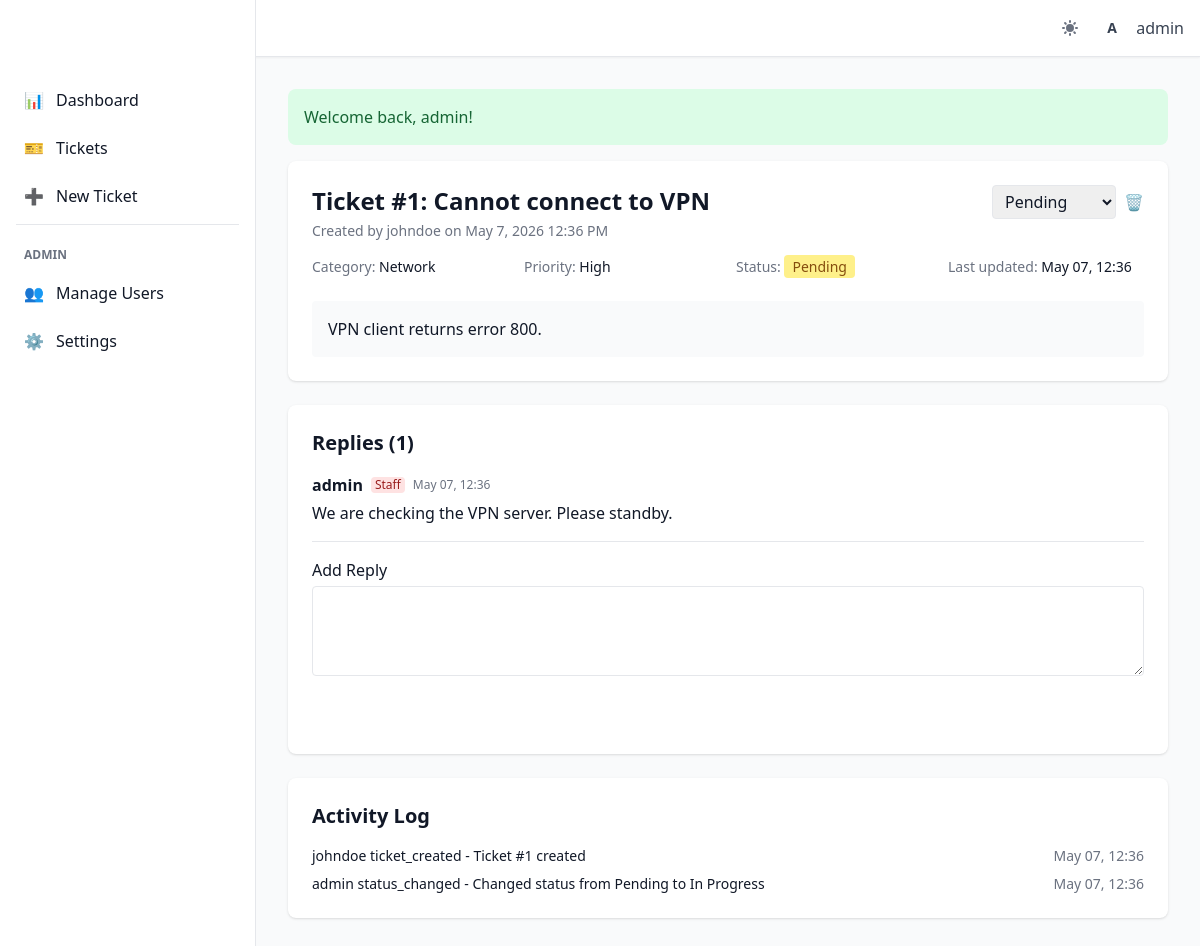
The app's page /ticket-details.php?id=1 (signed in) with its own data.
### tables this page shows
CREATE TABLE users (
    id INT AUTO_INCREMENT PRIMARY KEY,
    username VARCHAR(50) NOT NULL UNIQUE,
    email VARCHAR(100) NOT NULL UNIQUE,
    password VARCHAR(255) NOT NULL,           
    role ENUM('user','admin') NOT NULL DEFAULT 'user',
    created_at TIMESTAMP DEFAULT CURRENT_TIMESTAMP
);

CREATE TABLE tickets (
    id INT AUTO_INCREMENT PRIMARY KEY,
    user_id INT NOT NULL,
    category ENUM('Network','Printer','Hardware','Software','Power','Account Access','Other') NOT NULL,
    priority ENUM('Low','Medium','High','Critical') NOT NULL DEFAULT 'Medium',
    subject VARCHAR(255) NOT NULL,
    description TEXT NOT NULL,
    attachment VARCHAR(255) DEFAULT NULL,     
    status ENUM('Pending','In Progress','Resolved','Closed') NOT NULL DEFAULT 'Pending',
    created_at TIMESTAMP DEFAULT CURRENT_TIMESTAMP,
    updated_at TIMESTAMP DEFAULT CURRENT_TIMESTAMP ON UPDATE CURRENT_TIMESTAMP,
    FOREIGN KEY (user_id) REFERENCES users(id) ON DELETE CASCADE
);

CREATE TABLE ticket_replies (
    id INT AUTO_INCREMENT PRIMARY KEY,
    ticket_id INT NOT NULL,
    user_id INT NOT NULL,
    message TEXT NOT NULL,
    is_admin TINYINT(1) NOT NULL DEFAULT 0,   
    created_at TIMESTAMP DEFAULT CURRENT_TIMESTAMP,
    FOREIGN KEY (ticket_id) REFERENCES tickets(id) ON DELETE CASCADE,
    FOREIGN KEY (user_id) REFERENCES users(id) ON DELETE CASCADE
);

CREATE TABLE ticket_activity_log (
    id INT AUTO_INCREMENT PRIMARY KEY,
    ticket_id INT NOT NULL,
    user_id INT NOT NULL,
    action VARCHAR(255) NOT NULL,             
    details TEXT DEFAULT NULL,
    created_at TIMESTAMP DEFAULT CURRENT_TIMESTAMP,
    FOREIGN KEY (ticket_id) REFERENCES tickets(id) ON DELETE CASCADE,
    FOREIGN KEY (user_id) REFERENCES users(id) ON DELETE CASCADE
);

### includes/auth.php (called while the page is built, shortened)
<?php
function isLoggedIn() {
    return isset($_SESSION['user_id']);
}
function currentUser() {
    global $pdo;
    $stmt = $pdo->prepare("SELECT * FROM users WHERE id = ?");
    $stmt->execute([$_SESSION['user_id']]);
    return $stmt->fetch();
}
function isAdmin() {
    $user = currentUser();
    return $user && $user['role'] === 'admin';
}
?>

### includes/functions.php (called while the page is built, shortened)
<?php
function h($string) {
    return htmlspecialchars($string, ENT_QUOTES, 'UTF-8');
}
?>

### ticket-details.php (the view, shortened to what this page needs)
<?php
require_once 'includes/config.php';
require_once 'includes/auth.php';
require_once 'includes/functions.php';
$isAdmin = isAdmin();
$ticketId = $_GET['id'] ?? 0;
$stmt = $pdo->prepare("SELECT t.*, u.username FROM tickets t JOIN users u ON t.user_id = u.id WHERE t.id = ?");
$stmt->execute([$ticketId]);
$ticket = $stmt->fetch();
$replies = $pdo->prepare("SELECT r.*, u.username, u.role FROM ticket_replies r JOIN users u ON r.user_id = u.id WHERE r.ticket_id = ? ORDER BY r.created_at ASC");
$replies->execute([$ticketId]);
$replies = $replies->fetchAll();
$activities = $pdo->prepare("SELECT a.*, u.username FROM ticket_activity_log a JOIN users u ON a.user_id = u.id WHERE a.ticket_id = ? ORDER BY a.created_at DESC LIMIT 20");
$activities->execute([$ticketId]);
$activities = $activities->fetchAll();
require_once 'includes/header.php';
?>
<div class="bg-white dark:bg-gray-800 rounded-lg shadow p-6 mb-6">
    <div class="flex justify-between items-start flex-wrap gap-4">
        <div>
            <h1 class="text-2xl font-bold">Ticket #<?php echo $ticket['id']; ?>: <?php echo h($ticket['subject']); ?></h1>
            <p class="text-sm text-gray-500 mt-1">Created by <?php echo h($ticket['username']); ?> on <?php echo date('F j, Y g:i A', strtotime($ticket['created_at'])); ?></p>
        </div>
        <?php if ($isAdmin): ?>
        <div class="flex items-center gap-2">
            <form method="POST" class="inline">
                <select name="new_status" class="border rounded px-2 py-1 dark:bg-gray-700 dark:border-gray-600" onchange="this.form.submit()">
                    <?php foreach (['Pending','In Progress','Resolved','Closed'] as $st): ?>
                        <option value="<?php echo $st; ?>" <?php echo $ticket['status'] === $st ? 'selected' : ''; ?>><?php echo $st; ?></option>
                    <?php endforeach; ?>
                </select>
            </form>
            <form method="POST" onsubmit="return confirm('Delete this ticket?')">
                <button type="submit" class="text-red-600 hover:text-red-800">🗑️</button>
            </form>
        </div>
        <?php endif; ?>
    </div>
    <div class="mt-4 grid grid-cols-2 md:grid-cols-4 gap-4 text-sm">
        <div><span class="text-gray-500">Category:</span> <?php echo h($ticket['category']); ?></div>
        <div><span class="text-gray-500">Priority:</span> <?php echo h($ticket['priority']); ?></div>
        <div><span class="text-gray-500">Status:</span>
            <span class="px-2 py-0.5 rounded <?php echo $ticket['status'] === 'Resolved' ? 'bg-green-200 text-green-800' : 'bg-yellow-200 text-yellow-800'; ?>"><?php echo h($ticket['status']); ?></span>
        </div>
        <div><span class="text-gray-500">Last updated:</span> <?php echo date('M d, H:i', strtotime($ticket['updated_at'])); ?></div>
    </div>
    <div class="mt-6 p-4 bg-gray-50 dark:bg-gray-700 rounded">
        <p class="whitespace-pre-wrap"><?php echo nl2br(h($ticket['description'])); ?></p>
    </div>
</div>
<div class="bg-white dark:bg-gray-800 rounded-lg shadow p-6 mb-6">
    <h2 class="text-xl font-semibold mb-4">Replies (<?php echo count($replies); ?>)</h2>
    <?php foreach ($replies as $reply): ?>
        <div class="mb-4 pb-4 border-b dark:border-gray-700 last:border-0">
            <div class="flex items-center space-x-2 mb-1">
                <span class="font-semibold"><?php echo h($reply['username']); ?></span>
                <?php if ($reply['is_admin']): ?><span class="text-xs bg-red-100 text-red-800 px-1 rounded">Staff</span><?php endif; ?>
                <span class="text-xs text-gray-500"><?php echo date('M d, H:i', strtotime($reply['created_at'])); ?></span>
            </div>
            <p class="whitespace-pre-wrap"><?php echo nl2br(h($reply['message'])); ?></p>
        </div>
    <?php endforeach; ?>
    <form method="POST" class="mt-4">
        <label class="block mb-1 font-medium">Add Reply</label>
        <textarea name="reply_message" rows="3" class="w-full px-3 py-2 border rounded dark:bg-gray-700 dark:border-gray-600" required></textarea>
        <button type="submit" class="mt-2 bg-primary-600 hover:bg-primary-700 text-white px-4 py-2 rounded">Send Reply</button>
    </form>
</div>
<div class="bg-white dark:bg-gray-800 rounded-lg shadow p-6">
    <h2 class="text-xl font-semibold mb-4">Activity Log</h2>
    <ul class="space-y-2">
        <?php foreach ($activities as $act): ?>
            <li class="text-sm flex justify-between">
                <span><?php echo h($act['username']); ?> <?php echo h($act['action']); ?> - <?php echo h($act['details']); ?></span>
                <span class="text-gray-500"><?php echo date('M d, H:i', strtotime($act['created_at'])); ?></span>
            </li>
        <?php endforeach; ?>
    </ul>
</div>
<?php require_once 'includes/footer.php'; ?>

### includes/navbar.php (shortened to what this page needs)
<nav class="bg-white dark:bg-gray-800 border-b border-gray-200 dark:border-gray-700 shadow-sm">
    <div class="px-4 py-3 flex justify-between items-center">
        <div class="flex items-center space-x-4">
            <span class="text-xl font-bold text-primary-700 dark:text-primary-400">IT Helpdesk</span>
        </div>
        <div class="flex items-center space-x-4">
            <button id="darkModeToggle" class="text-gray-500 dark:text-gray-400 hover:text-gray-700 focus:outline-none">
            </button>
            <?php if (isLoggedIn()): ?>
                <div class="relative group">
                    <button class="flex items-center space-x-2 text-gray-700 dark:text-gray-300 hover:text-primary-600">
                        <div class="w-8 h-8 bg-primary-100 dark:bg-primary-800 rounded-full flex items-center justify-center">
                            <span class="text-sm font-semibold text-primary-700 dark:text-primary-200">
                                <?php echo strtoupper(substr(currentUser()['username'], 0, 1)); ?>
                            </span>
                        </div>
                        <span class="hidden sm:block"><?php echo h(currentUser()['username']); ?></span>
                    </button>
                </div>
            <?php else: ?>
                <a href="login.php" class="text-primary-600 hover:underline">Login</a>
            <?php endif; ?>
        </div>
    </div>
</nav>

### records on screen
users: username "A", username "admin"
tickets: id "1", subject "Cannot connect to VPN", user.username "johndoe", created_at "May 7, 2026 12:36 PM", new_status "Pending", category "Network", priority "High", status "Pending", updated_at "May 07, 12:36", description "VPN client returns error 800."
ticket_replies: user.username "admin", is_admin "Staff", created_at "May 07, 12:36", message "We are checking the VPN server. Please standby."
ticket_activity_log: user.username "johndoe", action "ticket_created", details "Ticket #1 created", created_at "May 07, 12:36"
ticket_activity_log: user.username "admin", action "status_changed", details "Changed status from Pending to In Progress", created_at "May 07, 12:36"

### other values on screen
$flash['message'] "Welcome back, admin!"
count($replies) "1"
